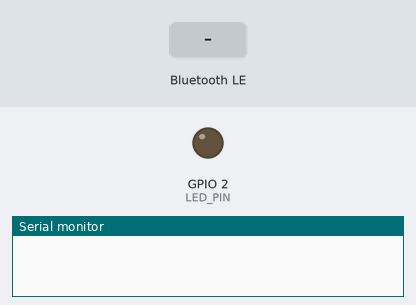
A sketch run on a simulated ESP32. Shown: output pins drawn as LEDs (lit = HIGH), the last lines printed to the serial monitor. The inputs (shaded band) are chosen by the test bench. Nothing arrives over Bluetooth unless stated; a phone connects over Bluetooth LE 3 s after start.

Above: at 1.2 s.
1.3 s: Bluetooth LE write "1" received
At 2.5 s:
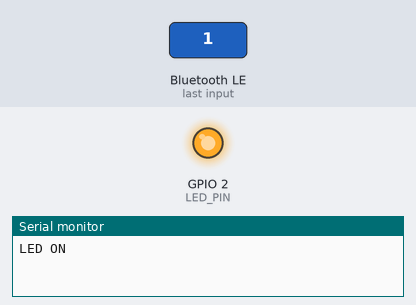
2.8 s: Bluetooth LE write "0" received
At 3.9 s:
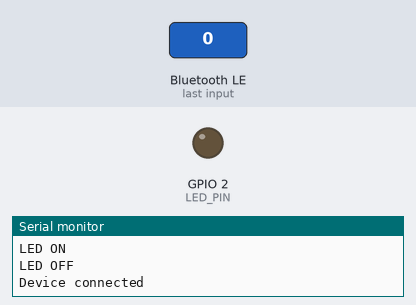
Timing chart, 0 to 5.8 s (numbered marks = the images above; inputs shaded):
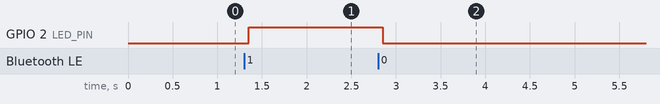

Measured:
- after the input at 1.3 s, GPIO 2 (LED_PIN): LOW → HIGH after 0.05 s
- after the input at 2.8 s, GPIO 2 (LED_PIN): HIGH → LOW after 0.05 s

The sketch:

iot_project.ino
```cpp
#include <BLEDevice.h>
#include <BLEUtils.h>
#include <BLEServer.h>
#include <BLE2902.h>

//define the ESP32 GPIO pin used to control the LED
#define LED_PIN 2

//define custom UUIDs for the BLE service and characteristic
#define SERVICE_UUID        "12345678-1234-1234-1234-1234567890ab"
#define CHARACTERISTIC_UUID "abcdefab-1234-5678-1234-abcdefabcdef"

//pointer to the characterstic
BLECharacteristic *pCharacteristic;

//callback class that handles write operations on the BLE characteristic
class CharCallbacks : public BLECharacteristicCallbacks {
  void onWrite(BLECharacteristic *characteristic) override {
    //read the value written by the BLE client
    String value = String(characteristic->getValue().c_str());

    //control the LED based on the received value
    if (value.length() > 0 && value[0] == '1') {
      digitalWrite(LED_PIN, HIGH);
      Serial.println("LED ON");
    } else if (value.length() > 0 && value[0] == '0') {
      digitalWrite(LED_PIN, LOW);
      Serial.println("LED OFF");
    }

  }
};

//callback class that handles device connection and disconnection events
class ServerCallbacks : public BLEServerCallbacks {
  void onConnect(BLEServer* pServer) override {
    Serial.println("Device connected");
  }

  void onDisconnect(BLEServer* pServer) override {
    Serial.println("Device disconnected");
    //we make it scannable again
    BLEDevice::startAdvertising();
  }
};

void setup() {
  //start serial communication
  Serial.begin(115200);
  pinMode(LED_PIN, OUTPUT);

  //initialize the BLE device and create a server
  BLEDevice::init("IOT project");
  BLEServer *pServer = BLEDevice::createServer();
  pServer->setCallbacks(new ServerCallbacks());

  //create a BLE service with the custom UUID
  BLEService *pService = pServer->createService(SERVICE_UUID);

  //create a writable BLE characteristic with the custom UUID
  pCharacteristic = pService->createCharacteristic(
    CHARACTERISTIC_UUID,
    BLECharacteristic::PROPERTY_WRITE
  );

  //set the callback for when the characteristic is written
  pCharacteristic->setCallbacks(new CharCallbacks());
  pService->start();

  //start advertising the BLE service
  BLEAdvertising *pAdvertising = BLEDevice::getAdvertising();
  pAdvertising->addServiceUUID(SERVICE_UUID);
  pAdvertising->start();
}


void loop() {
  // Nothing needed here, because everything is driven using events
}
```
